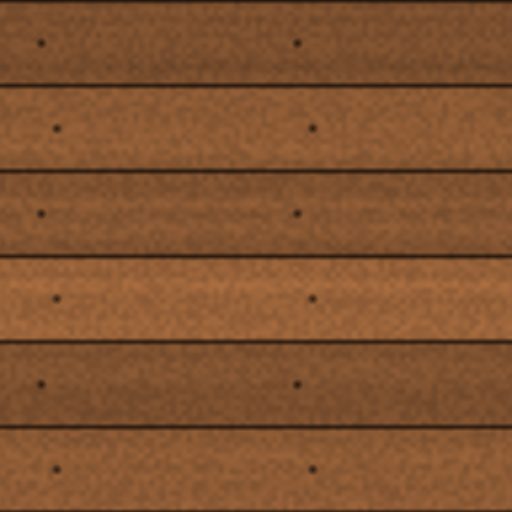
#> input picture design3d/tex/cabin_planks.png, 512 x 512 px, given in place of Leaf_Pine_C.png, which was not available
$ python kit_import.py out.png
#> lines starting #> are read from the running program, lines starting #| are printed output that depends on the picture
"""Bring models of Quaternius' Stylized Nature MegaKit (CC0, Overnight/downloads/forge_nature, see SOURCES.txt there) into the
forge scene pipeline, changed for our setting: scaled to our studs, split into Trunk / Leaves parts with one picture each,
the leaf and bark pictures repainted (shaded from base to tip, tinted to the reference's blue-green spruce and a white birch),
and a mirror copy of the foliage for the lake.
    python design3d/kit_import.py <out dir>     writes <Model>.json per model and kit_rig.json (same form as export.mjs)
The owner, 2026-11-15: "Use online sources for the trees and others and modify them if they are higher quality than what you made"."""
import json, pathlib, struct, sys
import numpy as np
from PIL import Image, ImageFilter

here = pathlib.Path(__file__).resolve().parent
root = here.parent.parent.parent
KIT = root / "Overnight" / "downloads" / "forge_nature" / "kit" / "glTF"
out = pathlib.Path(sys.argv[1]); out.mkdir(parents=True, exist_ok=True)
tex = here / "tex" / "kit"; tex.mkdir(parents=True, exist_ok=True)
rng = np.random.default_rng(5)

# ---- pictures: repainted copies at 1024 ----
def rgb(h): h = h.lstrip("#"); return np.array([int(h[i:i + 2], 16) for i in (0, 2, 4)], dtype=np.float64)


def leaf_picture(src, dst, dark, light, accent=None):
    """A flat leaf card gets depth: dark at the stem end, light at the tips, soft brush mottling, a paler rim."""
#> called with src = 'Leaf_Pine_C.png', dst = 'spruce_leaf.png', dark = '#1c4030', light = '#6aa85c', accent = '#9ccf74'
    im = Image.open(KIT / src).convert("RGBA").resize((1024, 1024), Image.LANCZOS)
    a = np.asarray(im, dtype=np.float64); alpha = a[..., 3] / 255.0
#> after `alpha = a[..., 3] / 255.0`: alpha: shape (1024, 1024) float64; every value is 1
    yy = np.linspace(1, 0, 1024)[:, None] * np.ones((1, 1024))                    # 1 at the top of the picture
    n = np.asarray(Image.fromarray((rng.random((64, 64)) * 255).astype(np.uint8)).resize((1024, 1024), Image.BICUBIC), dtype=np.float64) / 255.0
    n2 = np.asarray(Image.fromarray((rng.random((256, 256)) * 255).astype(np.uint8)).resize((1024, 1024), Image.BICUBIC), dtype=np.float64) / 255.0
    inner = np.asarray(Image.fromarray((alpha * 255).astype(np.uint8)).filter(ImageFilter.GaussianBlur(14)), dtype=np.float64) / 255.0
    t = np.clip(0.15 + 0.6 * yy + 0.35 * (n - 0.5) + 0.2 * (n2 - 0.5) + 0.45 * (1 - inner), 0, 1)      # rims and tops catch the light
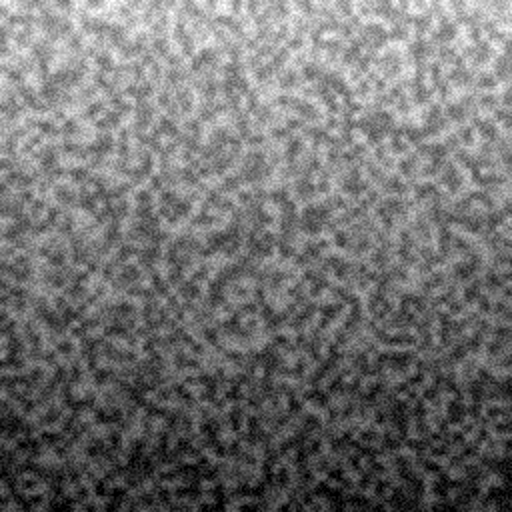
#> t: shape (1024, 1024) float64 (shown at 1/2 size); min 0, max 1, mean 0.447
    col = rgb(dark)[None, None, :] * (1 - t[..., None]) + rgb(light)[None, None, :] * t[..., None]
    if accent is not None: col = col * (1 - (n2 > 0.86)[..., None] * 0.5) + rgb(accent) * ((n2 > 0.86)[..., None] * 0.5)
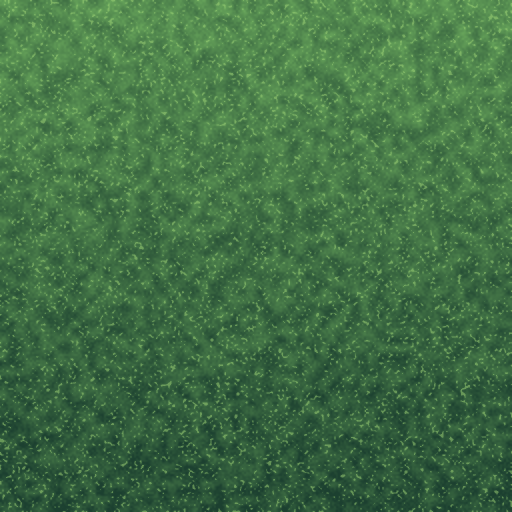
#> col: shape (1024, 1024, 3) float64 (shown at 1/2 size); mean of channels 0, 1, 2 65.7, 113.4, 69.1; drawn as R, G, B
    outp = np.dstack([col, a[..., 3]])
    Image.fromarray(np.clip(outp, 0, 255).astype(np.uint8), "RGBA").save(tex / dst)
#> call 2 of leaf_picture, with src = 'Leaves_NormalTree_C.png', dst = 'birch_leaf.png', dark = '#4f8a50', light = '#bfe28e', accent = '#f3e39a'
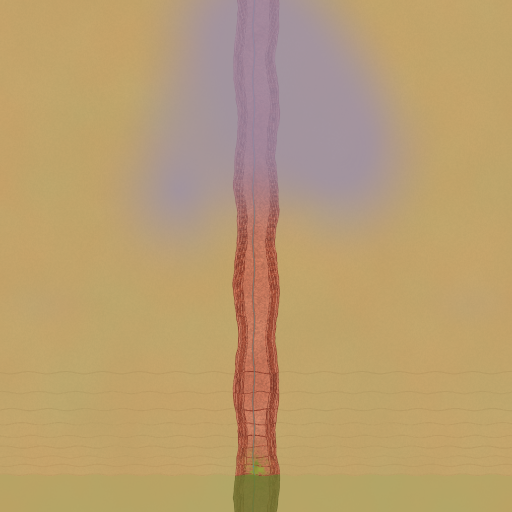
#> input picture design3d/tex/mossback_far.png, 1024 x 1024 px, given in place of Leaves_NormalTree_C.png, which was not available (shown at 1/2 size)
#> in leaf_picture (call 2), `t = np.clip(0.15 + 0.6 * yy + 0.35 * (n - 0.5) + 0.2 * (n2 - 0.5) + 0...`:
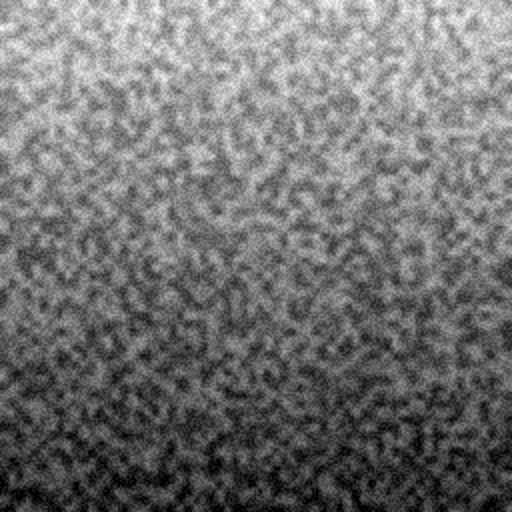
#> t: shape (1024, 1024) float64 (shown at 1/2 size); min 0, max 1, mean 0.449
#> in leaf_picture (call 2), `if accent is not None: col = col * (1 - (n2 > 0.86)[..., None] * 0.5) ..`:
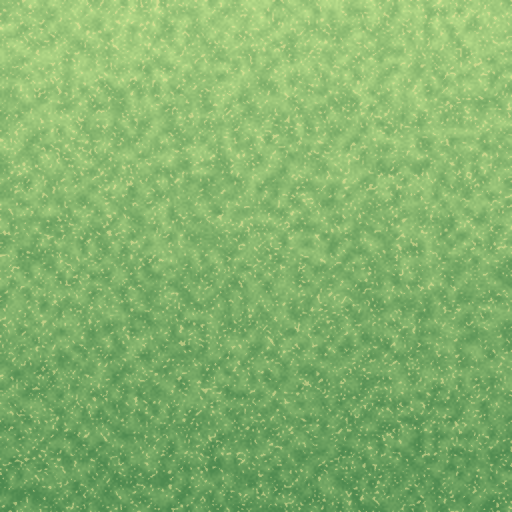
#> col: shape (1024, 1024, 3) float64 (shown at 1/2 size); mean of channels 0, 1, 2 132.8, 178.9, 109.2; drawn as R, G, B
#> call 3 of leaf_picture, with src = 'Leaves_TwistedTree_C.png', dst = 'bush_leaf.png', dark = '#3f6f4a', light = '#9ecb72'
#> in leaf_picture (call 3), `t = np.clip(0.15 + 0.6 * yy + 0.35 * (n - 0.5) + 0.2 * (n2 - 0.5) + 0...`:
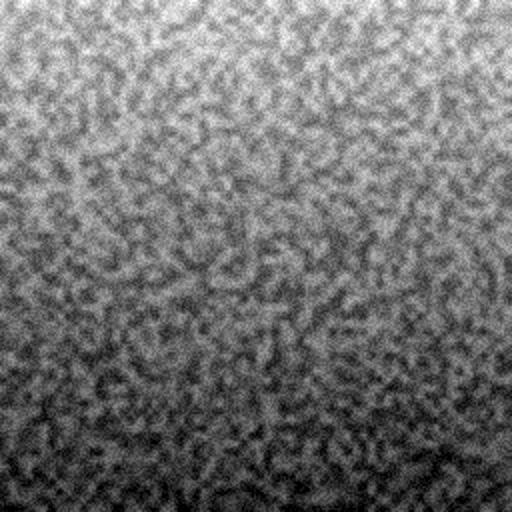
#> t: shape (1024, 1024) float64 (shown at 1/2 size); min 0, max 1, mean 0.45
#> in leaf_picture (call 3), `col = rgb(dark)[None, None, :] * (1 - t[..., None]) + rgb(light)[None,..`:
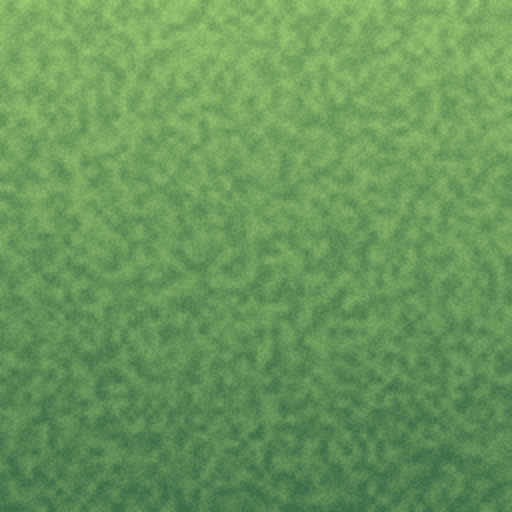
#> col: shape (1024, 1024, 3) float64 (shown at 1/2 size); mean of channels 0, 1, 2 105.8, 152.4, 92; drawn as R, G, B


def bark_picture(src, dst, tint=None, birch=False):
#> (the run stopped early here; a loop or call above may not have finished)
